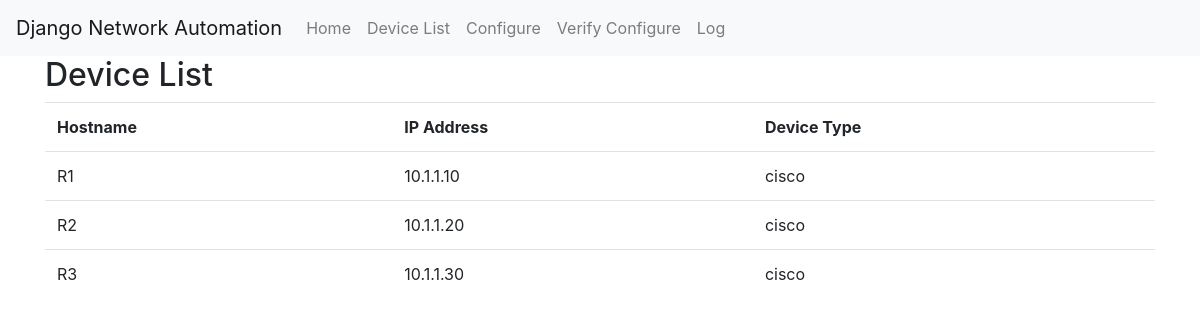
/devices, run on the app's committed database.
### network_automation/models.py (models this page shows, shortened)
class Device(models.Model):
    hostname = models.CharField(max_length=255)
    ip_address = models.CharField(max_length=255)
    username = models.CharField(max_length=255)
    password = models.CharField(max_length=255)
    ssh_port = models.IntegerField(default=22)
    VENDOR_CHOICES = (
        ('cisco', 'Cisco'),
        ('arista', 'Arista'),
        ('juniper', 'Juniper'),
    )
    vendor = models.CharField(max_length=255, choices=VENDOR_CHOICES)

### network_automation/views.py (the view)
# urls.py: path('devices', views.devices, name='devices'),
def devices(request):
    all_devices = Device.objects.all()
    context = {
        'devices': all_devices,
    }
    return render(request, 'devices.html', context)

### templates/devices.html
{% extends 'base.html' %}
{% block content %}
    <h2>Device List</h2>
    <div>
        <table class="table">
            <tr>
                <th>Hostname</th>
                <th>IP Address</th>
                <th>Device Type</th>
            </tr>
            {% for device in devices %}
                <tr>
                    <td>{{ device.hostname }}</td>
                    <td>{{ device.ip_address }}</td>
                    <td>{{ device.vendor }}</td>
                </tr>
            {% endfor %}
        </table>
    </div>
{% endblock %}

### data on the page
Device: hostname "R1", ip_address "10.1.1.10", vendor "cisco"
Device: hostname "R2", ip_address "10.1.1.20", vendor "cisco"
Device: hostname "R3", ip_address "10.1.1.30", vendor "cisco"
